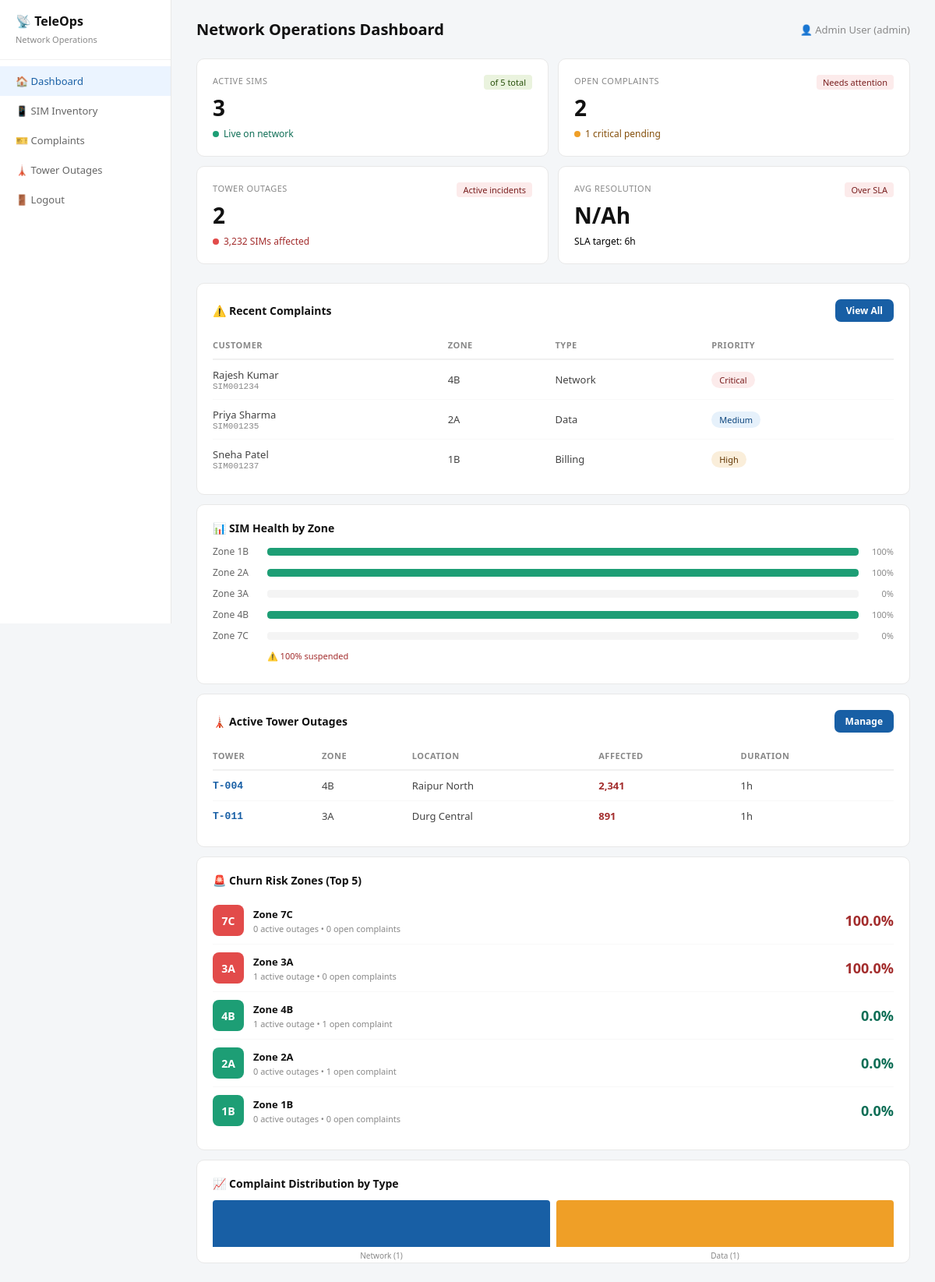
/dashboard.php (signed in), run on the app's committed database.
### tables this page shows
CREATE TABLE complaints (
  id INT AUTO_INCREMENT PRIMARY KEY,
  sim_id INT,
  customer_name VARCHAR(100),
  zone VARCHAR(10),
  type ENUM('network','billing','sim_swap','data','other'),
  description TEXT,
  priority ENUM('low','medium','high','critical') DEFAULT 'medium',
  status ENUM('open','in_progress','resolved') DEFAULT 'open',
  assigned_to INT,
  created_at TIMESTAMP DEFAULT CURRENT_TIMESTAMP,
  resolved_at TIMESTAMP NULL,
  FOREIGN KEY (sim_id) REFERENCES sims(id),
  FOREIGN KEY (assigned_to) REFERENCES users(id)
);

CREATE TABLE sims (
  id INT AUTO_INCREMENT PRIMARY KEY,
  sim_number VARCHAR(20) UNIQUE,
  customer_name VARCHAR(100),
  phone VARCHAR(15),
  zone VARCHAR(10),
  status ENUM('active','inactive','ported','suspended') DEFAULT 'active',
  activated_at DATE,
  created_at TIMESTAMP DEFAULT CURRENT_TIMESTAMP
);

CREATE TABLE tower_outages (
  id INT AUTO_INCREMENT PRIMARY KEY,
  tower_id VARCHAR(20),
  zone VARCHAR(10),
  location VARCHAR(150),
  sims_affected INT DEFAULT 0,
  started_at TIMESTAMP DEFAULT CURRENT_TIMESTAMP,
  resolved_at TIMESTAMP NULL,
  status ENUM('active','resolved') DEFAULT 'active',
  notes TEXT
);

### dashboard.php (the view, shortened to what this page needs)
<?php
require 'db.php';
$active_sims = $pdo->query("SELECT COUNT(*) FROM sims WHERE status='active'")->fetchColumn();
$total_sims = $pdo->query("SELECT COUNT(*) FROM sims")->fetchColumn();
$open_complaints = $pdo->query("SELECT COUNT(*) FROM complaints WHERE status IN ('open', 'in_progress')")->fetchColumn();
$critical_complaints = $pdo->query("SELECT COUNT(*) FROM complaints WHERE priority='critical' AND status != 'resolved'")->fetchColumn();
$active_outages = $pdo->query("SELECT COUNT(*) FROM tower_outages WHERE status='active'")->fetchColumn();
$total_affected = $pdo->query("SELECT COALESCE(SUM(sims_affected), 0) FROM tower_outages WHERE status='active'")->fetchColumn();
$avg_res = $pdo->query("
  SELECT AVG(TIMESTAMPDIFF(MINUTE, created_at, resolved_at)) / 60
  FROM complaints WHERE resolved_at IS NOT NULL
")->fetchColumn();
$avg_res = $avg_res ? round($avg_res, 1) : 'N/A';
$recent_complaints = $pdo->query("
  SELECT c.*, s.sim_number
  FROM complaints c
  LEFT JOIN sims s ON c.sim_id = s.id
  ORDER BY c.created_at DESC LIMIT 5
")->fetchAll();
$outages = $pdo->query("
  SELECT * FROM tower_outages
  WHERE status='active'
  ORDER BY started_at DESC LIMIT 5
")->fetchAll();
$zone_stats = $pdo->query("
  SELECT zone,
    COUNT(*) AS total,
    SUM(status='active') AS active_count,
    SUM(status='suspended') AS suspended_count,
    SUM(status='inactive') AS inactive_count
  FROM sims GROUP BY zone ORDER BY zone
")->fetchAll();
$churn_risk = $pdo->query("
  SELECT
    z.zone,
    z.total_sims,
    z.active_sims,
    COALESCE(o.outage_count, 0) as outage_count,
    COALESCE(o.sims_affected, 0) as sims_affected,
    COALESCE(c.complaint_count, 0) as complaint_count,
    COALESCE(c.critical_count, 0) as critical_count,
    ROUND((z.total_sims - z.active_sims) / z.total_sims * 100, 1) as churn_rate
  FROM (
    SELECT zone, COUNT(*) as total_sims, SUM(status='active') as active_sims
    FROM sims GROUP BY zone
  ) z
  LEFT JOIN (
    SELECT zone, COUNT(*) as outage_count, SUM(sims_affected) as sims_affected
    FROM tower_outages WHERE status='active' GROUP BY zone
  ) o ON z.zone = o.zone
  LEFT JOIN (
    SELECT zone, COUNT(*) as complaint_count, SUM(priority='critical') as critical_count
    FROM complaints WHERE status != 'resolved' GROUP BY zone
  ) c ON z.zone = c.zone
  ORDER BY churn_rate DESC, complaint_count DESC
  LIMIT 5
")->fetchAll();
$type_stats = $pdo->query("
  SELECT type, COUNT(*) as count
  FROM complaints
  WHERE status != 'resolved'
  GROUP BY type
")->fetchAll();
?>
<!DOCTYPE html>
<html lang="en">
<head>
</head>
<body>
<div class="sidebar">
  <div class="logo">
    <h1>📡 TeleOps</h1>
    <span>Network Operations</span>
  </div>
  <nav class="nav">
    <a href="dashboard.php" class="active">🏠 Dashboard</a>
    <a href="sims.php">📱 SIM Inventory</a>
    <a href="complaints.php">🎫 Complaints</a>
    <a href="outages.php">🗼 Tower Outages</a>
    <a href="logout.php">🚪 Logout</a>
  </nav>
</div>
<div class="main">
  <div class="topbar">
    <h2>Network Operations Dashboard</h2>
    <span class="user-info">👤 <?= htmlspecialchars($_SESSION['user_name']) ?>
      (<?= htmlspecialchars($_SESSION['user_role']) ?>)</span>
  </div>
  <div class="kpi-grid">
    <div class="kpi">
      <div class="kpi-label">Active SIMs</div>
      <div class="kpi-val"><?= number_format($active_sims) ?></div>
      <div class="kpi-sub green">
        <span class="status-dot dot-green"></span>Live on network
      </div>
      <span class="kpi-trend trend-down">of <?= number_format($total_sims) ?> total</span>
    </div>
    <div class="kpi">
      <div class="kpi-label">Open Complaints</div>
      <div class="kpi-val"><?= $open_complaints ?></div>
      <div class="kpi-sub amber">
        <span class="status-dot dot-amber"></span><?= $critical_complaints ?> critical pending
      </div>
      <span class="kpi-trend trend-up">Needs attention</span>
    </div>
    <div class="kpi">
      <div class="kpi-label">Tower Outages</div>
      <div class="kpi-val"><?= $active_outages ?></div>
      <div class="kpi-sub red">
        <span class="status-dot dot-red"></span><?= number_format($total_affected) ?> SIMs affected
      </div>
      <span class="kpi-trend trend-up">Active incidents</span>
    </div>
    <div class="kpi">
      <div class="kpi-label">Avg Resolution</div>
      <div class="kpi-val"><?= $avg_res ?>h</div>
      <div class="kpi-sub">SLA target: 6h</div>
      <span class="kpi-trend <?= $avg_res > 6 ? 'trend-up' : 'trend-down' ?>">
        <?= $avg_res > 6 ? 'Over SLA' : 'Within SLA' ?>
      </span>
    </div>
  </div>
  <div class="two-col">
    <div class="card">
      <h3>
        ⚠️ Recent Complaints
        <a href="complaints.php" class="btn">View All</a>
      </h3>
      <table>
        <tr><th>Customer</th><th>Zone</th><th>Type</th><th>Priority</th></tr>
        <?php foreach ($recent_complaints as $c): ?>
        <tr>
          <td>
            <?= htmlspecialchars($c['customer_name']) ?>
            <?php if ($c['sim_number']): ?>
              <div style="font-size: 11px; color: #888; font-family: monospace;"><?= $c['sim_number'] ?></div>
            <?php endif; ?>
          </td>
          <td><?= htmlspecialchars($c['zone']) ?></td>
          <td><?= ucfirst($c['type']) ?></td>
          <td>
            <span class="pill p-<?= $c['priority'] ?>">
              <?= ucfirst($c['priority']) ?>
            </span>
          </td>
        </tr>
        <?php endforeach; ?>
      </table>
    </div>
    <div class="card">
      <h3>📊 SIM Health by Zone</h3>
      <?php foreach ($zone_stats as $z):
        $pct = $z['total'] > 0 ? round(($z['active_count'] / $z['total']) * 100) : 0;
        $suspended_pct = $z['total'] > 0 ? round(($z['suspended_count'] / $z['total']) * 100) : 0;
        $color = $pct >= 80 ? '#1D9E75' : ($pct >= 60 ? '#EF9F27' : '#E24B4A');
      ?>
      <div class="bar-row">
        <span class="bar-label">Zone <?= htmlspecialchars($z['zone']) ?></span>
        <div class="bar-track">
          <div class="bar-fill" style="width:<?= $pct ?>%;background:<?= $color ?>"></div>
        </div>
        <span style="font-size:11px;color:#888;width:35px;text-align:right"><?= $pct ?>%</span>
      </div>
      <?php if ($suspended_pct > 0): ?>
      <div style="margin-left: 70px; font-size: 11px; color: #A32D2D; margin-bottom: 8px;">
        ⚠️ <?= $suspended_pct ?>% suspended
      </div>
      <?php endif; ?>
      <?php endforeach; ?>
    </div>
  </div>
  <div class="two-col">
    <div class="card">
      <h3>
        🗼 Active Tower Outages
        <a href="outages.php" class="btn">Manage</a>
      </h3>
      <table>
        <tr><th>Tower</th><th>Zone</th><th>Location</th><th>Affected</th><th>Duration</th></tr>
        <?php foreach ($outages as $o):
          $hours = round((time() - strtotime($o['started_at'])) / 3600, 1);
        ?>
        <tr>
          <td style="font-family: monospace; font-weight: 600; color: #185FA5;"><?= htmlspecialchars($o['tower_id']) ?></td>
          <td><?= htmlspecialchars($o['zone']) ?></td>
          <td><?= htmlspecialchars($o['location']) ?></td>
          <td style="font-weight: 600; color: #A32D2D;"><?= number_format($o['sims_affected']) ?></td>
          <td><?= $hours ?>h</td>
        </tr>
        <?php endforeach; ?>
      </table>
    </div>
    <div class="card">
      <h3>🚨 Churn Risk Zones (Top 5)</h3>
      <?php foreach ($churn_risk as $risk):
        $risk_level = $risk['churn_rate'] > 30 ? 'high' : ($risk['churn_rate'] > 15 ? 'medium' : 'low');
      ?>
      <div class="risk-card">
        <div class="risk-zone risk-<?= $risk_level ?>"><?= htmlspecialchars($risk['zone']) ?></div>
        <div class="risk-info">
          <div class="risk-title">Zone <?= htmlspecialchars($risk['zone']) ?></div>
          <div class="risk-meta">
            <?= $risk['outage_count'] ?> active outage<?= $risk['outage_count'] != 1 ? 's' : '' ?> •
            <?= $risk['complaint_count'] ?> open complaint<?= $risk['complaint_count'] != 1 ? 's' : '' ?>
          </div>
        </div>
        <div class="risk-rate <?= $risk_level === 'high' ? 'red' : ($risk_level === 'medium' ? 'amber' : 'green') ?>">
          <?= $risk['churn_rate'] ?>%
        </div>
      </div>
      <?php endforeach; ?>
    </div>
  </div>
  <div class="card" style="margin-top: 12px;">
    <h3>📈 Complaint Distribution by Type</h3>
    <div class="mini-chart">
      <?php
      $colors = ['#185FA5', '#EF9F27', '#E24B4A', '#1D9E75', '#854F0B'];
      $max_count = max(array_column($type_stats, 'count'));
      foreach ($type_stats as $i => $t):
        $height = $max_count > 0 ? ($t['count'] / $max_count * 100) : 0;
      ?>
      <div class="chart-bar" style="height: <?= max($height, 10) ?>%; background: <?= $colors[$i % count($colors)] ?>">
        <span class="chart-label"><?= ucfirst($t['type']) ?> (<?= $t['count'] ?>)</span>
      </div>
      <?php endforeach; ?>
    </div>
  </div>
</div>
</body>
</html>

### data on the page
complaints: customer_name "Rajesh Kumar", sim.sim_number "SIM001234", zone "4B", type "Network", priority "Critical"
complaints: customer_name "Priya Sharma", sim.sim_number "SIM001235", zone "2A", type "Data", priority "Medium"
complaints: customer_name "Sneha Patel", sim.sim_number "SIM001237", zone "1B", type "Billing", priority "High"
tower_outages: tower "T-004", zone "4B", location "Raipur North", sims_affected "2,341", started_at "1"
tower_outages: tower "T-011", zone "3A", location "Durg Central", sims_affected "891", started_at "1"

### other printed values
$_SESSION['user_name'] "Admin User"
$_SESSION['user_role'] "admin"
$active_sims "3"
$total_sims "5"
$open_complaints "2"
$critical_complaints "1"
$active_outages "2"
$total_affected "3,232"
$avg_res "N/A"
$z['zone'] "1B"
$pct "100"
$z['zone'] "2A"
$z['zone'] "3A"
$pct "0"
$z['zone'] "4B"
